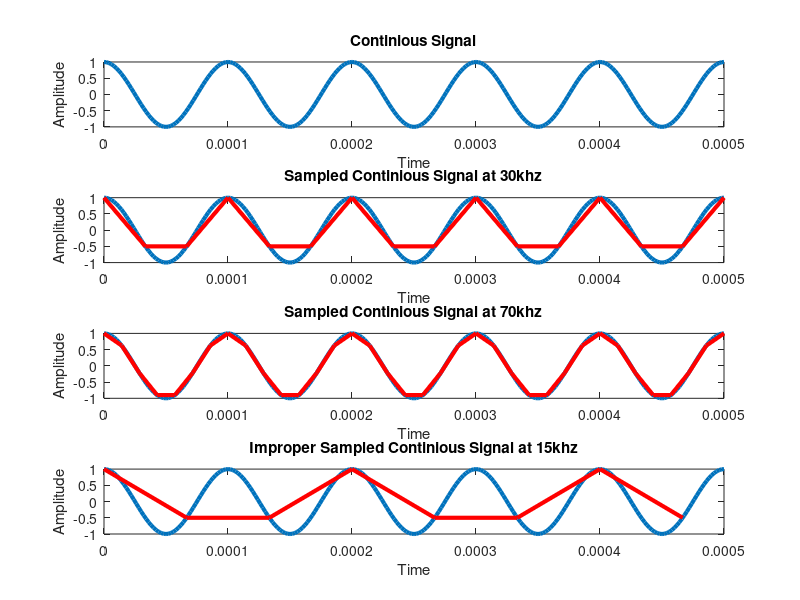

Write MATLAB code to recreate this figure.
clc;
clear;
fs1=500e3;
f=10e3;
cycles=5;
t1=0:1/fs1:cycles/f;
x1=cos(2*pi*t1*f);
subplot(411); plot(t1, x1, 'linewidth', 3);
title('Continious Signal'); xlabel('Time'); ylabel('Amplitude');

fs2=30e3;
t2=0:1/fs2:cycles/f;
x2=cos(2*pi*t2*f);
subplot(412); plot(t1, x1,'linewidth', 3);
title(sprintf('Sampled Continious Signal at %dkhz', fs2/1e3)); xlabel('Time'); ylabel('Amplitude');
hold on; plot(t2, x2, 'r', 'linewidth', 3);

fs3=70e3;
t3=0:1/fs3:cycles/f;
x3=cos(2*pi*t3*f);
subplot(413); plot(t1, x1, 'linewidth', 3);
title(sprintf('Sampled Continious Signal at %dkhz', fs3/1e3)); xlabel('Time'); ylabel('Amplitude');
hold on; plot(t3, x3, 'r', 'linewidth', 3);

fs4=15e3;
t4=0:1/fs4:cycles/f;
x4=cos(2*pi*t4*f);
subplot(414); plot(t1, x1, 'linewidth', 3);
title(sprintf('Improper Sampled Continious Signal at %dkhz', fs4/1e3)); xlabel('Time'); ylabel('Amplitude');
hold on; plot(t4, x4, 'r', 'linewidth', 3);